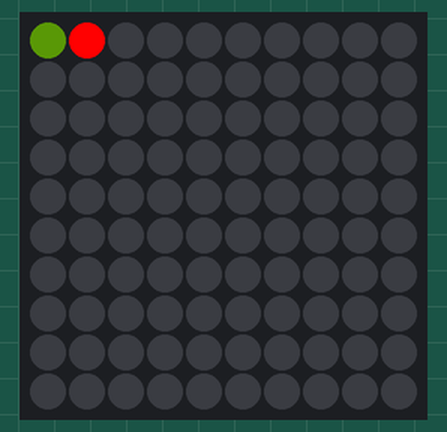
Simulated run of this sketch. Board: Arduino Uno, built with avr-gcc and run on an emulated ATmega328P. Parts: 10×10 RGB LED matrix (first LED top left, wired row by row). Dim RGB values are drawn brighter than linear; random numbers use the default seed unless the sketch sets one.

Above: at 26.76 s.
At 67.4 s:
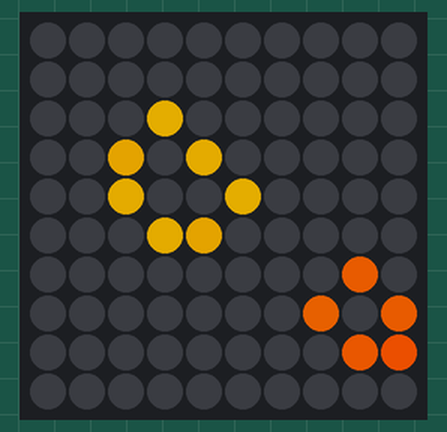
At 75.3 s:
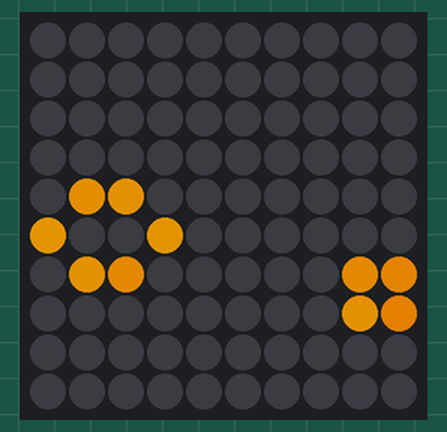
At 86.0 s:
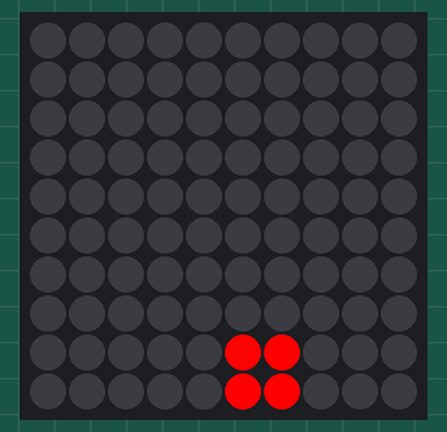
At 94.0 s:
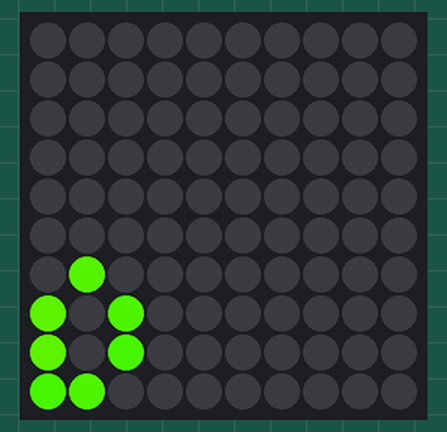
At 110.4 s:
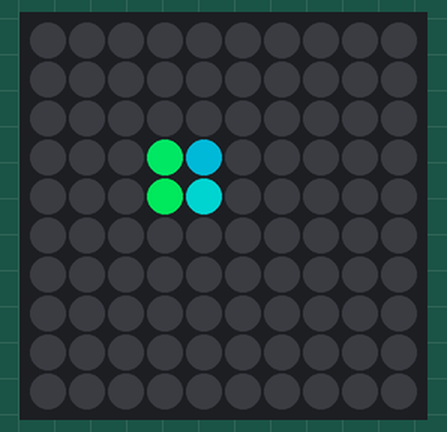

Measured:
- what the display in image 1 shows lasts 2.1 s, from 67.3 s to 69.4 s
- what the display in image 3 shows lasts 5.0 s, from 86.0 s to 91.0 s
- what the display in image 4 shows lasts 2.4 s, from 93.9 s to 96.3 s
- what the display in image 5 shows lasts 2.2 s, from 110.3 s to 112.5 s

The sketch:

SinzianaPanel.ino
```cpp
#include <FastLED.h>

#include "Plasma.cpp"
#include "TestPattern.cpp"
#include "Snake.cpp"
#include "Twinkle.cpp"
#include "DeadChannel.cpp"
#include "Bouncy.cpp"
#include "HiRez.cpp"
#include "Boxes.cpp"
#include "Life.cpp"
#include "Sprite.cpp"

#define WIDTH 10
#define HEIGHT 10
#define NUM_LEDS WIDTH * HEIGHT

#define DATA_PIN 3

CRGB leds[NUM_LEDS];

void setup() {
  // put your setup code here, to run once:

    FastLED.addLeds<WS2812B, DATA_PIN, GRB>(leds, NUM_LEDS);
}

void loop() {
  // put your main code here, to run repeatedly:
//    TestPattern testPattern(leds, WIDTH, HEIGHT);
//    testPattern.start();


    doTwinkle();
    doSnake();
    doLife();
    doSprite();
}

//  void loop() {
//        leds[0] = CRGB::Green;
//        FastLED.show();
//        delay(30);
//    }

void doDeadChannel() {
    DeadChannel deadChannel(leds, WIDTH, HEIGHT);
    deadChannel.start();
}

void doPlasma() {
    Plasma plasma(leds, WIDTH, HEIGHT);
    plasma.start();
}

void doTwinkle() {
    Twinkle twinkle(leds, WIDTH, HEIGHT, true, true);
    twinkle.start();
}

void doSnake() {
    Snake snake(leds, WIDTH, HEIGHT);
    snake.start();
}

void doLife() {
    Life life(leds, WIDTH, HEIGHT, 56);
    life.start();
}

void doSprite() {
    Sprite sprite(leds, WIDTH, HEIGHT);
    sprite.start();
}
```

Bouncy.cpp
```cpp
// (licence header left out)
#import "Effect.h"

class Bouncy : public Effect {

private:

public:

    Bouncy(CRGB *leds, int width, int height): Effect(leds, width, height) {
    }

    void start() {
      for (int y = 0; y < height; y++) {
        pixel(0, y) = CRGB::White;
        LEDS.show();
        delay(sin16(y * 1024) / 1024);
        pixel(0, y) = CRGB::Black;
        LEDS.show();
      }
    }
};
```

Boxes.cpp
```cpp
// (licence header left out)
#import "Effect.h"

class Boxes : public Effect {

private:

    struct Box {
        uint16_t height, width;
        uint16_t xPos, yPos;
        uint8_t hue;
        uint8_t speed;
    };

    uint16_t hiWidth, hiHeight;

public:

    Boxes(CRGB *leds, int width, int height): Effect(leds, width, height),
        hiWidth(256 * width),
        hiHeight(256 * height)
    {
    }

    void start() {
        Box box;
//        box.height = random(2, 6);
//        box.width = random(3, 8);
//        box.xPos = -box.width;
//        box.yPos = random(box.height, height);
//        box.speed = random(32, 64);

        box.height = 1;
        box.width = 3 * 256;
        box.xPos = 0;
        box.yPos = 5;
        box.speed = 16;

        hi(box);
    }
    //
    // x x x x | x x x x | x x x x | x x x x

    void hi(Box b) {
        int y = b.yPos;
        for (uint16_t x = b.xPos; x < hiWidth; x+= b.speed) {

            clearLeds();

            for (int boxwidth = 0; boxwidth <= b.width; boxwidth++) {
                uint16_t actualPixel = (x + boxwidth) >> 8;
                uint16_t actualBrightness = (x + boxwidth) & 0xFF;
                renderIfVisible(actualPixel, 0, CHSV(b.hue, 255, 255 - actualBrightness));
            }

            LEDS.show();
        }
    }

    //                renderIfVisible((x >> 8), y, CHSV(b.hue, 255, 255 - x & 0xFF));
    //                renderIfVisible((x + b.width) >> 8, y, CHSV(b.hue, 255, x & 0xFF));

    void renderIfVisible(uint16_t x, uint16_t y, CHSV chsv) {
        if (inXRange(x) && inYRange(y)) {
            pixel(x, y) += chsv;
        }
    }

};
```

DeadChannel.cpp
```cpp
/*
 * Effect implementation for the GauntletII project.
 */

#include "Effect.h"

#define DELAY 32

class DeadChannel : public Effect {

private:

public:
    DeadChannel(CRGB *leds, int width, int height) : Effect(leds, width, height) {
    }

    void start() {
        for (int i = 0; i < 5; i++) {
            playStatic();
            blank();
        }
    }

    void playStatic() {
        uint8_t staticLength = random8(24);
        for (int staticFrame = 0; staticFrame < staticLength; staticFrame++) {
            for (int i = 0; i < width * height; i++) {
                leds[i] = CHSV(0, 0, random());
            }
            LEDS.show();
        }
    }

    void blank() {
        clearLeds();
        LEDS.show();
        delay(32 * random(16));
    }
};
```

Effect.cpp
```cpp
/*
 * The Effect implementation for the TechnocolourDreamcoat project.
 */

#include "Effect.h"

Effect::Effect(CRGB *leds, int width, int height): leds(leds), width(width), height(height) {}

bool Effect::inXRange(int x) {
    return x >= 0 && x < width;
}

bool Effect::inYRange(int y) {
    return y >= 0 && y < height;
}

struct CRGB& Effect::pixel(int x, int y) {
    if (y & 1) {
        return leds[(y * width) + width - x - 1];
    } else {
        return leds[(y * width) + x];
    }
}

void Effect::clearLeds() {
    memset8(leds, 0, width * height * 3);
}
```

Effect.h
```cpp
/*
 * The Effect abstract class for the GauntletII project.
 */

#ifndef Effect_h
#define Effect_h

#import <FastLED.h>

class Effect {

    protected:
        CRGB *leds;
        int width, height;

        struct CRGB& pixel(int x, int y);
        bool inXRange(int x);
        bool inYRange(int y);

        void clearLeds();

    public:
        Effect(CRGB *leds, int width, int height);

        virtual void start() {};

};

#endif
```

HiRez.cpp
```cpp
// (licence header left out)
#import "Effect.h"

class HiRez : public Effect {

private:

    uint16_t hiWidth, hiHeight;
    uint8_t hue;

public:

    HiRez(CRGB *leds, int width, int height): Effect(leds, width, height),
        hue(0),
        hiWidth(256 * width),
        hiHeight(256 * height)
    {
    }

    void start() {
        lo();
        hi();
    }

    void lo() {
        for (int x = 0; x < width; x++) {
            pixel(x - 1, 0) = CHSV(hue, 255, 255);
            pixel(x, 0) = CHSV(hue, 255, 255);
            pixel(x + 1, 0) = CHSV(hue, 255, 255);
            LEDS.show();
            delay(64);
            pixel(x - 1, 0) = CRGB::Black;
            pixel(x, 0) = CRGB::Black;
            pixel(x + 1, 0) = CRGB::Black;
        }
    }
    //
    // x x x x | x x x x | x x x x | x x x x

    void hi() {
        for (uint16_t x = 1; x < hiWidth; x+= 32) {
            uint16_t actual = x >> 8;

            pixel(actual - 1, 0) = CHSV(hue, 255, 255 - x & 0xFF);
            pixel(actual, 0) = CHSV(hue, 255, 255);
            pixel(actual + 1, 0) = CHSV(hue, 255, x & 0xFF);
            LEDS.show();
            pixel(actual - 1, 0) = CHSV(hue, 0, 0);
            pixel(actual, 0) =  CHSV(hue, 0, 0);
            pixel(actual + 1, 0) =  CHSV(hue, 0, 0);
        }
    }

};
```

Life.cpp
```cpp
// (licence header left out)
#import "Effect.h"

const int deltaLen = 36;

class Life : public Effect {

private:

    uint8_t density;
    uint8_t hue;
    uint16_t delta[deltaLen];

public:

    Life(CRGB *leds, int width, int height, int density): Effect(leds, width, height), density(density) {}

    void seed(uint8_t hue) {
        for (int i = 0; i < width * height; i++) {
            if (random(255) < density) {
                leds[i] = CHSV(hue, 255, 255);
            }
        }
    }

    void start() {
        for (int iterations = 0; iterations < 20; iterations++) {
            uint8_t hue = random(256);
            seed(hue);
            for (int time = 0; time < random(96, 156); time++) {
                for (int x = 0; x < width; x++) {
                    for (int y = 0; y < height; y++) {
                        int neighbours = numNeighbours(x, y);
                        if (pixel(x, y)) {
                            if (neighbours < 2 || neighbours > 3) {
                                setChanged(x, y);
                            }
                        } else {
                            if (neighbours == 3) {
                                setChanged(x, y);
                            }
                        }
                    }
                }
                updateWithChanges(hue++);
                for (int i = 0; i < deltaLen; i++) {
                    delta[i] = 0;
                }
                LEDS.show();
            }
            fadeout();
        }
    }

    /*
    x - 1, y + 1|x = x, y + 1|x + 1, y + 1
    x - 1, y = y|      x     |x + 1, y = y
    x - 1, y - 1|x = x, y - 1|x + 1, y - 1
    */

    int numNeighbours(int x, int y) {
        int numNeighbours = 0;
        numNeighbours += alive(x - 1, y + 1) ? 1 : 0;
        numNeighbours += alive(x, y + 1) ? 1 : 0;
        numNeighbours += alive(x + 1, y + 1) ? 1 : 0;
        numNeighbours += alive(x - 1, y) ? 1 : 0;
        numNeighbours += alive(x + 1, y) ? 1 : 0;
        numNeighbours += alive(x - 1, y - 1) ? 1 : 0;
        numNeighbours += alive(x, y - 1) ? 1 : 0;
        numNeighbours += alive(x + 1, y - 1) ? 1 : 0;
        return numNeighbours;
    }

    bool alive(int x, int y) {
        return inXRange(x) && inYRange(y) && pixel(x, y);
    }

    // xxxx xxxx xxxx xxxx  xxxx xxxx xxxx xxxx
    // xxxx xxxx xxxx xxxx  xxxx xxxx xxxx xxxx

    void setChanged(int x, int y) {
        delta[deltaIndex(x, y)] |= 1 << (x < 16 ? x : x - 16);
    }

    void updateWithChanges(uint8_t time) {
        for (int x = 0; x < width; x++) {
            for (int y = 0; y < height; y++) {
                if (delta[deltaIndex(x, y)] & (1 << (x < 16 ? x : x - 16))) {
                    if (pixel(x, y)) {
                        pixel(x, y) = CRGB::Black;
                    } else {
                        pixel(x, y) = CHSV(time, 255, 255);
                    }
                }
            }
        }
    }

    int deltaIndex(int x, int y) {
        return y * 2 + (x < 16 ? 0 : 1);
    }

    void fadeout() {
        for (int brightness = 0; brightness < 256; brightness++) {
            for (int i = 0; i < width * height; i++) {
                leds[i]--;
            }
            LEDS.show();
        }
    }

};
```

Plasma.cpp
```cpp
// (licence header left out)
#import "Effect.h"

class Plasma : public Effect {

public:

    Plasma(CRGB *leds, int width, int height) : Effect(leds, width, height) {
    }

    void start() {
        for (uint16_t time = 0, cycles = 0; cycles < 2048; time += 128, cycles++) {
            calcFrame(time);
        }
    }
    //sin(distance(x, y, (128 * sin(-t) + 128), (128 * cos(-t) + 128)) / 40.74)s
    // v = sin(10 * (x * sin(time / 2) + y * cos(time / 3)) + time)

    void calcFrame(int time) {
        for (int x = 0; x < width; x++) {
            for (int y = 0; y < height; y++) {
                int16_t v = 0;
                uint16_t wibble = sin8(time);
                v += sin16(x * wibble * 8 + time);
                v += cos16(y * (128 - wibble) * 4 + time);
                v += sin16(y * x * cos8(-time) / 2);

                pixel(x, y) = CHSV((v >> 8) + 127, 255, 255);
            }
        }
        LEDS.show();
    }

    uint8_t sin8(uint16_t x) {
        return (sin16(x) >> 8) + 128;
    }

    uint8_t cos8(uint16_t x) {
        return (cos16(x) >> 8) + 128;
    }

};
```

Snake.cpp
```cpp
/*
 * Effect implementation for the GauntletII project.
 */

#include "Effect.h"

class Snake : public Effect {
private:

    static const byte SNAKE_LENGTH = 16;

    enum Direction {
        UP, DOWN, LEFT, RIGHT
    };

    struct Pixel {
        uint8_t x;
        uint8_t y;
    };

    CRGB colours[SNAKE_LENGTH];
    uint8_t initialHue;

    Pixel pixels[SNAKE_LENGTH];

    Direction direction;

    void newDirection() {
        switch (direction) {
            case UP:
            case DOWN:
                direction = random(0, 2) == 1 ? RIGHT : LEFT;
                break;

            case LEFT:
            case RIGHT:
                direction = random(0, 2) == 1 ? DOWN : UP;

            default:
                break;
        }
    }

    void shuffleDown() {
        for (byte i = SNAKE_LENGTH - 1; i > 0; i--) {
            pixels[i] = pixels[i - 1];
        }
    }

public:
    Snake(CRGB *leds, int width, int height) : Effect(leds, width, height), initialHue(0) {
        direction = UP;
        for (int i = 0; i < SNAKE_LENGTH; i++) {
            pixels[i].x = 0;
            pixels[i].y = 0;
        }
    }

    void start() {
        clearLeds();
        for (int frameNo = 0; frameNo < 1000; frameNo++) {
            shuffleDown();
            if (random(10) > 6) {
                newDirection();
            }
            switch (direction) {
                case UP:
                    pixels[0].y = (pixels[0].y + 1) % height;
                    break;
                case LEFT:
                    pixels[0].x = (pixels[0].x + 1) % width;
                    break;
                case DOWN:
                    pixels[0].y = pixels[0].y == 0 ? height - 1 : pixels[0].y - 1;
                    break;
                case RIGHT:
                    pixels[0].x = pixels[0].x == 0 ? width - 1 : pixels[0].x - 1;
                    break;
            }
            fill_rainbow(colours, SNAKE_LENGTH, initialHue++);
            for (byte i = 0; i < SNAKE_LENGTH; i++) {
                pixel(pixels[i].x, pixels[i].y) = colours[i] %= (255 - i * (255 / SNAKE_LENGTH));
            }
            LEDS.show();
            delay(30);
            clearLeds();
        }
    }
};
```

Sprite.cpp
```cpp
/*
 * Circles implementation for the GauntletII project.
 */

#include "Effect.h"

#define SPRITE_WIDTH 9
#define SPRITE_HEIGHT 9

static uint8_t heartData[SPRITE_WIDTH * SPRITE_HEIGHT] = {
    0x00, 0x00, 0x00, 0x00, 0x00, 0x00, 0x00, 0x00, 0x00,
    0x00, 0x00, 0x00, 0x00, 0xFF, 0x00, 0x00, 0x00, 0x00,
    0x00, 0x00, 0x00, 0xFF, 0xFF, 0xFF, 0x00, 0x00, 0x00,
    0x00, 0x00, 0xFF, 0xFF, 0xFF, 0xFF, 0xFF, 0x00, 0x00,
    0x00, 0xFF, 0xFF, 0xFF, 0xFF, 0xFF, 0xFF, 0xFF, 0x00,
    0xFF, 0xFF, 0xFF, 0xFF, 0xFF, 0xFF, 0xFF, 0xFF, 0xFF,
    0xFF, 0xFF, 0xFF, 0xFF, 0x00, 0xFF, 0xFF, 0xFF, 0xFF,
    0x00, 0xFF, 0xFF, 0x00, 0x00, 0x00, 0xFF, 0xFF, 0x00,
    0x00, 0x00, 0x00, 0x00, 0x00, 0x00, 0x00, 0x00, 0x00,

};

static uint8_t ghostData[SPRITE_WIDTH * SPRITE_HEIGHT] = {
    0xFF, 0x00, 0xFF, 0x00, 0xFF, 0x00, 0xFF, 0x00, 0xFF,
    0xFF, 0xFF, 0xFF, 0xFF, 0xFF, 0xFF, 0xFF, 0xFF, 0xFF,
    0xFF, 0xFF, 0xFF, 0xFF, 0xFF, 0xFF, 0xFF, 0xFF, 0xFF,
    0xFF, 0xFF, 0xFF, 0xFF, 0xFF, 0xFF, 0xFF, 0xFF, 0xFF,
    0xFF, 0xFF, 0xFF, 0xFF, 0xFF, 0xFF, 0xFF, 0xFF, 0xFF,
    0xFF, 0xFF, 0x00, 0xFF, 0xFF, 0x00, 0xFF, 0xFF, 0xFF,
    0xFF, 0xFF, 0x00, 0x00, 0xFF, 0x00, 0x00, 0xFF, 0xFF,
    0x00, 0xFF, 0xFF, 0xFF, 0xFF, 0xFF, 0xFF, 0xFF, 0x00,
    0x00, 0x00, 0x00, 0xFF, 0xFF, 0xFF, 0x00, 0x00, 0x00,
};

class Sprite : public Effect {


private:

    int spriteWidth, spriteHeight;


public:
    Sprite(CRGB *leds, int width, int height) : Effect(leds, width, height), spriteWidth(SPRITE_WIDTH), spriteHeight(SPRITE_HEIGHT) {
    }

    void start() {
        for (int i = 0; i < 400; i++) {
            if (random(100) > 98) {
                blit(ghostData, 178, random(0, width - spriteWidth), random(0, height - spriteHeight));
            } else {
                blit(heartData, 0, random(0, width - spriteWidth), random(0, height - spriteHeight));
            }
            LEDS.show();
            delay(100);
            for (int i = 0; i < width * height; i++) {
                leds[i].fadeToBlackBy(64);
            }
        }
    }

    void blit(uint8_t *sprite, uint8_t hue, int x, int y) {
        uint8_t saturation = random(8, 16) * 16;
        for (int spx = 0; spx < spriteWidth; spx++) {
            for (int spy = 0; spy < spriteHeight; spy++) {
                if (inXRange(spx + x) && inYRange(spy + y)) {
                    uint8_t spritePixel = sprite[spy * spriteHeight + spx];
                    if (spritePixel) {
                        pixel(spx + x, spy + y) = CHSV(hue, saturation, spritePixel);
                    }
                }
            }
        }
    }

};
```

TestPattern.cpp
```cpp
// (licence header left out)
#import "Effect.h"

class TestPattern : public Effect {

public:

    TestPattern(CRGB *leds, int width, int height): Effect(leds, width, height) {
    }

    void start() {
//        Serial.print("Hello, white!");
//        chasePixels(CRGB::White);

        Serial.print("Hello, red!");
        chasePixels(CRGB::Red);
//
        Serial.print("Hello, green!");
        chasePixels(CRGB::Green);
//
        Serial.print("Hello, blue!");
        chasePixels(CRGB::Blue);

//        blockPixels(CRGB::Red);
//        blockPixels(CRGB::Green);
//        blockPixels(CRGB::Blue);
//
//        for (int i = 0; i < 256; i += 16) {
//            blockPixels(CRGB::White, i);
//        }
//        blockPixels(CRGB::White);
    }

    void chasePixels(CRGB colour) {
        for (int pixel = 0; pixel < width * height; pixel++) {
            leds[pixel] = colour;
            LEDS.show();
            leds[pixel] = CRGB::Black;
        }
    }

    void blockPixels(CRGB color) {
        LEDS.showColor(color);
        delay(2000);
    }

    void blockPixels(CRGB color, byte intensity) {
        LEDS.showColor(color, intensity);
        delay(2000);
    }

};
```

Twinkle.cpp
```cpp
/*
 * Effect implementation for the GauntletII project.
 */

#include "Effect.h"

#define MAX_TWINKS 25
#define OFFSET 0xB000

typedef struct Twink {
    short x;
    short y;
} Twink;

class Twinkle : public Effect {

private:
    short numTwinks;
    bool colour;
    bool cycleSaturation;

public:
    Twinkle(CRGB *leds, int width, int height, bool colour, bool cycleSaturation) :
        Effect(leds, width, height),
        colour(colour),
        cycleSaturation(cycleSaturation),
        numTwinks(0) {
    }

    void start() {
        for (uint16_t frame = 0x0000, iterations = 0; iterations < 2250; frame += 0x20, iterations++) {
            for (int i = 0; i < width * height; i++) {
                if (leds[i]) {
                    leds[i].fadeToBlackBy(50);
                    if (!leds[i]) {
                        numTwinks--;
                    }
                } else {
                    if (random(56) == 0) {
                        numTwinks++;
                        if (colour) {
                            if (cycleSaturation) {
                                uint8_t saturation = (sin16(frame + OFFSET) >> 8) + 128;
                                leds[i] = CHSV(random(255), saturation, 255);
                            } else {
                                leds[i] = CHSV(random(255), random(128, 255), 255);
                            }
                        } else {
                            leds[i] = CRGB::White;
                        }
                    }
                }
            }
            LEDS.show();
        }
    }
};
```
